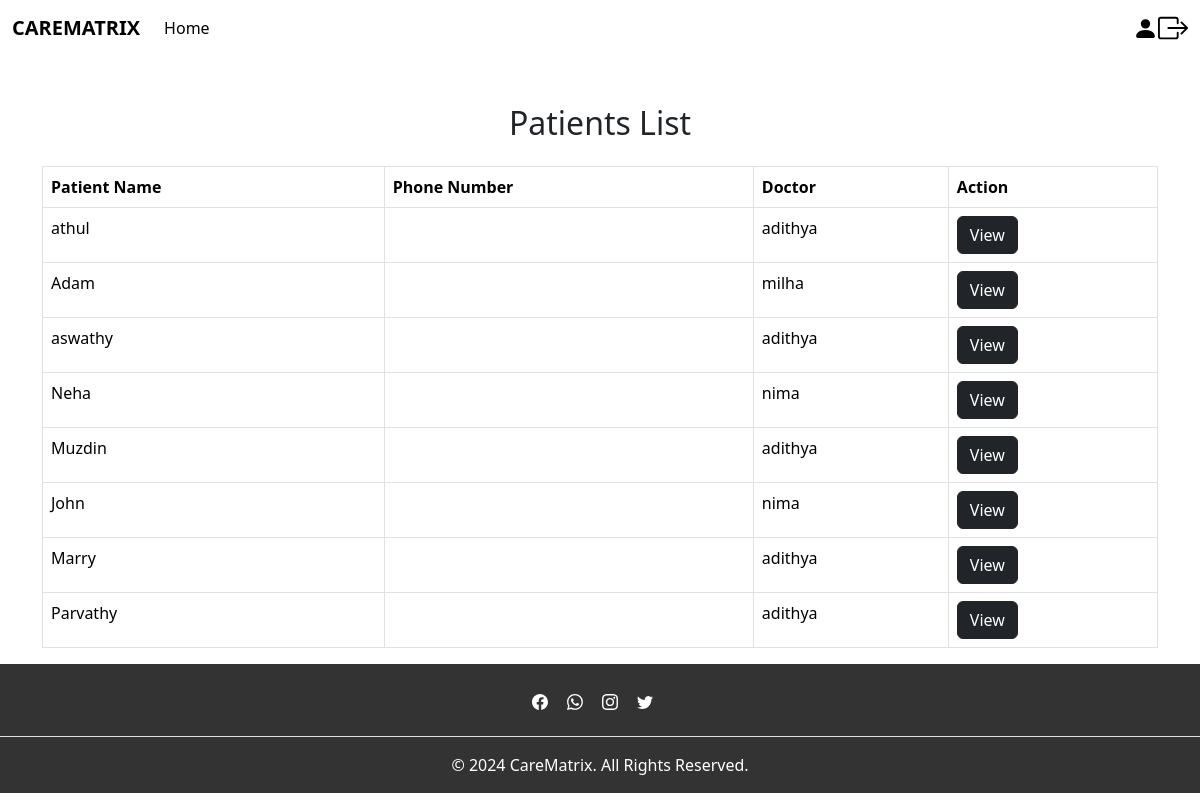
The page /patients_list on the database its author committed.
### app/models.py (models this page shows)
class PatientConsultation(models.Model):
    doctor = models.ForeignKey(CustomUser, on_delete=models.CASCADE, related_name='consultations_as_doctor')
    user_id = models.ForeignKey(CustomUser,on_delete=models.CASCADE, related_name='consultations_as_patient')
    name = models.CharField(max_length=100)
    age = models.IntegerField(validators=[MinValueValidator(0), MaxValueValidator(120)])
    height = models.IntegerField(null=True, validators=[MinValueValidator(0)])
    weight = models.IntegerField(validators=[MinValueValidator(0)])
    state = models.CharField(max_length=100)
    condition = models.TextField()
    medicine = models.TextField()
    created_at = models.DateTimeField(auto_now_add=True)
    status = models.CharField(null=True,blank=True,max_length=100)
    fees = models.DecimalField(max_digits=10, decimal_places=2, default=0.00)
    def __str__(self):
        return self.name

class CustomUser(AbstractUser):
    Phonenumber=models.IntegerField(null=True,blank=True,unique=True)
    Age=models.IntegerField(null=True,blank=True)
    Address=models.CharField(null=True,blank=True,max_length=100)
    DOB=models.DateField(null=True,blank=True)
    usertype=models.CharField(max_length=200)
    Image = models.FileField(null=True, blank=True)

### app/views.py (the view)
# urls.py: path('patients_list',views.patients_list,name='patients_list'),
def patients_list(request):
    consultation1 = PatientConsultation.objects.all()
    print(consultation1)
    return render(request, 'admin/patients_list.html', {'consultation': consultation1})

### template/admin/patients_list.html (shortened to what this page needs)
{% extends 'admin/base_admin.html' %}
{% block content %}
<div class="container mt-5">
    <h2 class="text-center mb-4">Patients List</h2>
    <table class="table table-bordered table-hover">
        <thead class="thead-dark">
            <tr>
                <th>Patient Name</th>
                <th>Phone Number</th>
                <th>Doctor</th>
                <th>Action</th>
            </tr>
        </thead>
        <tbody>
            {% for i in consultation %}
            <tr>
                <td>{{ i.name }}</td>
                <td>{{ i.phone }}</td>
                <td>{{ i.doctor.username }}</td>
                <td>
                    <button type="submit" class="btn btn-dark"><a href="{% url 'patient_details' %}">View</a></button>
                </td>
            </tr>
            {% endfor %}
        </tbody>
    </table>
</div>
{% endblock %}

### template/admin/patients_list.html (style rules this page uses)
a { color: white; text-decoration: none; }

### rows shown on the page
PatientConsultation: name "athul", doctor.username "adithya"
PatientConsultation: name "Adam", doctor.username "milha"
PatientConsultation: name "aswathy", doctor.username "adithya"
PatientConsultation: name "Neha", doctor.username "nima"
PatientConsultation: name "Muzdin", doctor.username "adithya"
PatientConsultation: name "John", doctor.username "nima"
PatientConsultation: name "Marry", doctor.username "adithya"
PatientConsultation: name "Parvathy", doctor.username "adithya"
